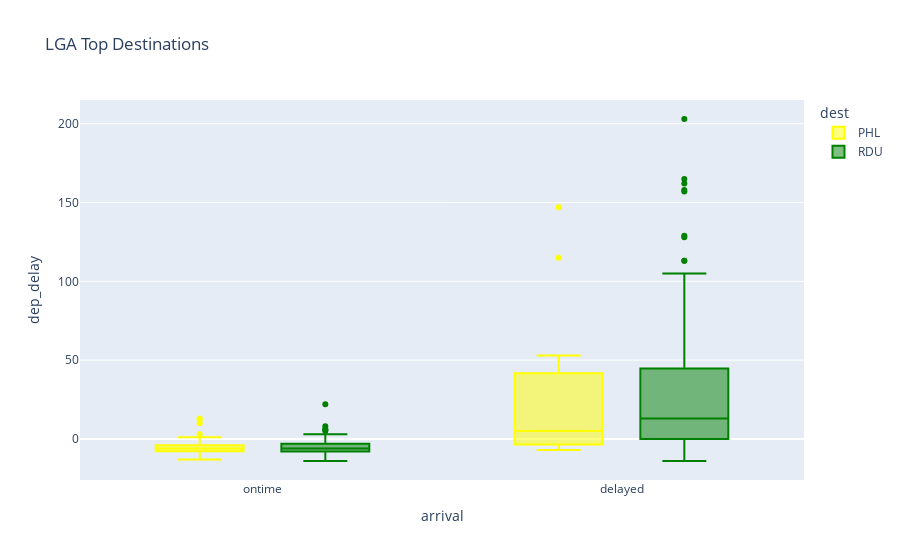
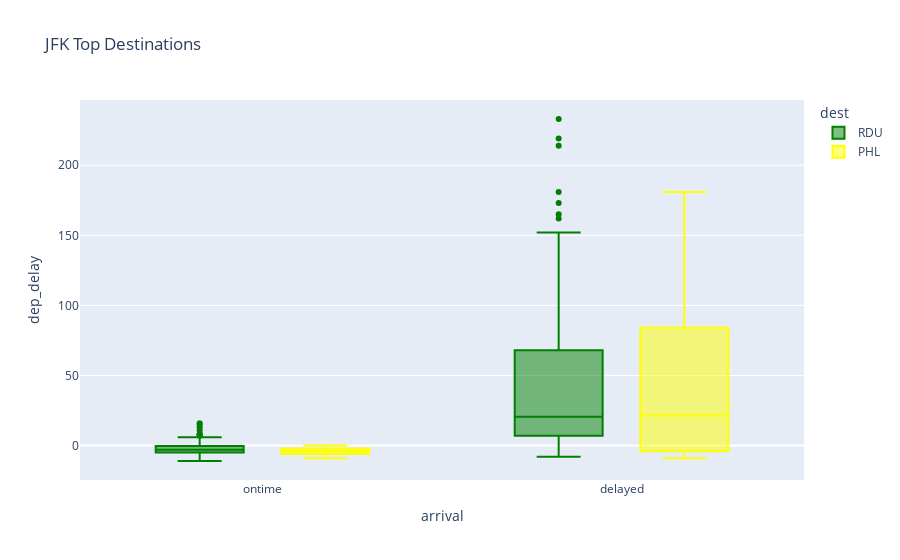
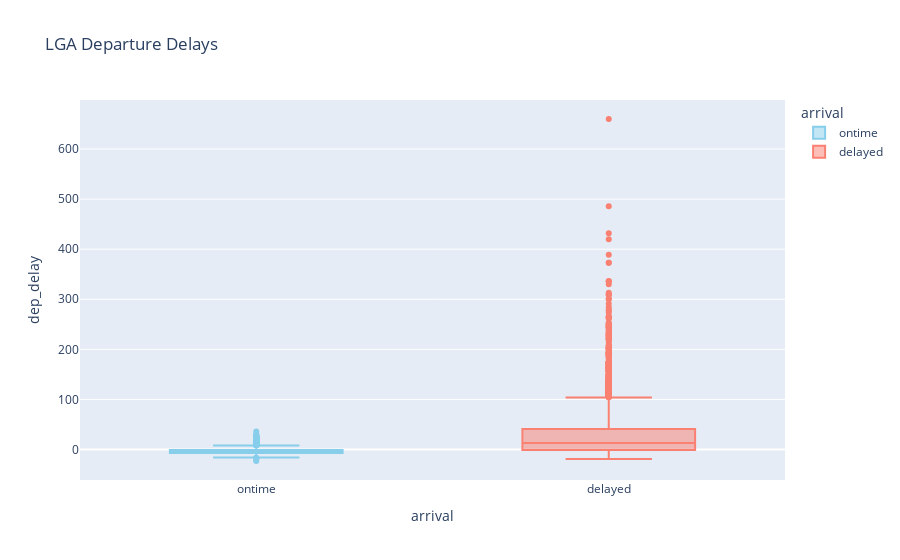
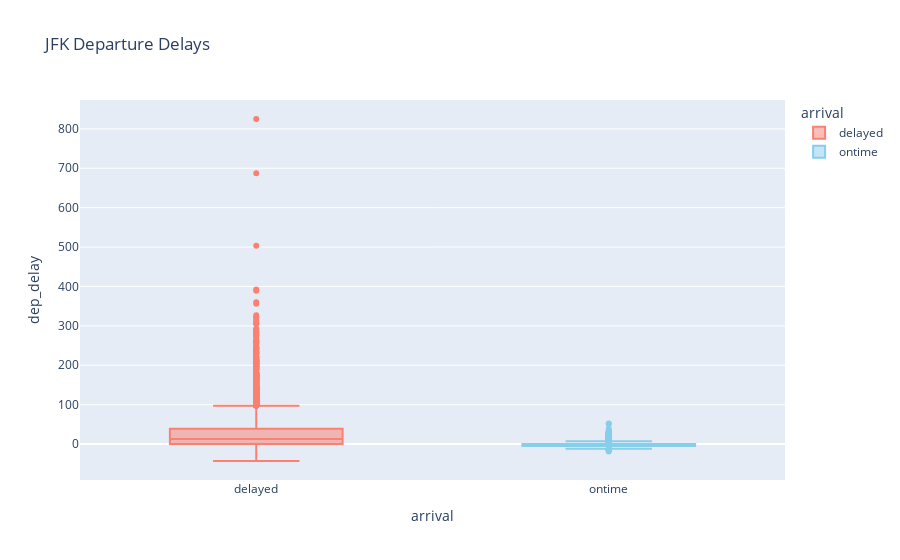

Source (notebook cell) for these figures, in order:
### Markdown cell above
### 7. Question 7 (15 pts)
#### Recreate the plot included below using the flights data. Do the best you can to get as close as possible to what you see here. Once you have created the visualization, in no more than one paragraph, describe what you think the point of this visualization might be.

#### Hint: The visualization uses the variable arrival, which is not included in the flights data frame. You will have to create arrival yourself, it is a categorical variable that is equal to "ontime" when arr_delay <= 0 and "delayed" when arr_delay > 0. Hint: I used a lambda with an if else inside.

### Code cell
DF['arrival']=DF['arr_delay'].apply(lambda x: 'ontime' if x <=0 else 'delayed')

Dec_flights = DF[DF['month']==12]
                    
destination=['PHL','RDU']
dec_dest=Dec_flights[Dec_flights['dest'].isin(destination)]

fig_lga = px.box(
    dec_dest[dec_dest['origin']=='LGA'],
    x='arrival',
    y='dep_delay',
    color='dest',  
    color_discrete_map={'PHL':'yellow','RDU':'green'},
    title='LGA Top Destinations'
)
fig_lga.show()

fig_jfk = px.box(
    dec_dest[dec_dest['origin']=='JFK'],
    x='arrival',
    y='dep_delay',
    color='dest', 
    color_discrete_map={'PHL':'yellow','RDU':'green'},
    title='JFK Top Destinations'
)
fig_jfk.show()



for airport in ['LGA','JFK','EWR']:
    fig = px.box(
        Dec_flights[Dec_flights['origin']==airport],
        x='arrival',
        y='dep_delay',
        color='arrival',
        color_discrete_map={'ontime':'skyblue','delayed':'salmon'},
        title=f'{airport} Departure Delays'
    )
    fig.show()

### Figure 1 — Plotly figure (JSON) as saved in the notebook; plotly's stock layout.template omitted (floating-point values rounded to 4 significant figures; data arrays with more than 128 entries replaced by an {"elided": "..."} marker saying what was removed)
{"data": [{"alignmentgroup": "True", "hovertemplate": "dest=PHL<br>arrival=%{x}<br>dep_delay=%{y}<extra></extra>", "legendgroup": "PHL", "marker": {"color": "yellow"}, "name": "PHL", "notched": false, "offsetgroup": "PHL", "orientation": "v", "showlegend": true, "type": "box", "x": ["ontime", "ontime", "delayed", "ontime", "ontime", "ontime", "ontime", "delayed", "ontime", "ontime", "delayed", "ontime", "delayed", "ontime", "delayed", "ontime", "ontime", "ontime", "delayed", "delayed", "ontime", "delayed", "delayed", "ontime", "delayed", "ontime", "delayed", "delayed", "ontime", "ontime", "delayed", "ontime", "ontime", "delayed", "ontime", "delayed", "ontime", "ontime", "delayed", "ontime", "delayed", "delayed", "ontime", "ontime", "ontime", "ontime", "delayed", "ontime", "delayed", "ontime", "ontime", "ontime", "ontime", "ontime", "ontime", "delayed", "ontime", "delayed", "ontime", "ontime", "ontime", "ontime", "ontime", "ontime", "delayed", "ontime", "ontime", "ontime", "ontime", "ontime", "delayed"], "x0": " ", "xaxis": "x", "y": [-6.0, -5.0, 1.0, -9.0, -8.0, 1.0, -2.0, -5.0, -7.0, -6.0, -2.0, -5.0, 147.0, -7.0, 47.0, -2.0, -13.0, -7.0, 4.0, NaN, -5.0, 5.0, 32.0, -4.0, 53.0, 13.0, -4.0, 33.0, -5.0, 12.0, 42.0, -4.0, -5.0, 2.0, -8.0, 45.0, -4.0, -6.0, 19.0, -6.0, -6.0, 115.0, 10.0, 1.0, 1.0, -2.0, 41.0, -8.0, -7.0, -8.0, -5.0, -8.0, 3.0, -9.0, -5.0, -4.0, -2.0, 25.0, -9.0, -11.0, -6.0, -6.0, -6.0, -13.0, 5.0, -5.0, -4.0, -8.0, -7.0, -6.0, -7.0], "y0": " ", "yaxis": "y"}, {"alignmentgroup": "True", "hovertemplate": "dest=RDU<br>arrival=%{x}<br>dep_delay=%{y}<extra></extra>", "legendgroup": "RDU", "marker": {"color": "green"}, "name": "RDU", "notched": false, "offsetgroup": "RDU", "orientation": "v", "showlegend": true, "type": "box", "x": {"elided": "279 str values"}, "x0": " ", "xaxis": "x", "y": {"elided": "279 float values"}, "y0": " ", "yaxis": "y"}], "layout": {"boxmode": "group", "legend": {"title": {"text": "dest"}, "tracegroupgap": 0}, "title": {"text": "LGA Top Destinations"}, "xaxis": {"anchor": "y", "domain": [0, 1], "title": {"text": "arrival"}}, "yaxis": {"anchor": "x", "domain": [0, 1], "title": {"text": "dep_delay"}}}}

### Figure 2 — Plotly figure (JSON) as saved in the notebook; plotly's stock layout.template omitted (floating-point values rounded to 4 significant figures; data arrays with more than 128 entries replaced by an {"elided": "..."} marker saying what was removed)
{"data": [{"alignmentgroup": "True", "hovertemplate": "dest=RDU<br>arrival=%{x}<br>dep_delay=%{y}<extra></extra>", "legendgroup": "RDU", "marker": {"color": "green"}, "name": "RDU", "notched": false, "offsetgroup": "RDU", "orientation": "v", "showlegend": true, "type": "box", "x": {"elided": "256 str values"}, "x0": " ", "xaxis": "x", "y": {"elided": "256 float values"}, "y0": " ", "yaxis": "y"}, {"alignmentgroup": "True", "hovertemplate": "dest=PHL<br>arrival=%{x}<br>dep_delay=%{y}<extra></extra>", "legendgroup": "PHL", "marker": {"color": "yellow"}, "name": "PHL", "notched": false, "offsetgroup": "PHL", "orientation": "v", "showlegend": true, "type": "box", "x": ["ontime", "ontime", "ontime", "ontime", "delayed", "delayed", "delayed", "delayed", "ontime", "delayed", "delayed", "delayed", "delayed", "delayed", "ontime", "ontime", "ontime", "ontime", "delayed", "delayed", "delayed", "ontime", "ontime", "delayed", "ontime"], "x0": " ", "xaxis": "x", "y": [-3.0, -4.0, -7.0, 0.0, 14.0, 114.0, 16.0, 27.0, -3.0, -4.0, NaN, NaN, 35.0, -9.0, -4.0, -5.0, -9.0, -7.0, 181.0, -7.0, NaN, -4.0, -1.0, 84.0, -1.0], "y0": " ", "yaxis": "y"}], "layout": {"boxmode": "group", "legend": {"title": {"text": "dest"}, "tracegroupgap": 0}, "title": {"text": "JFK Top Destinations"}, "xaxis": {"anchor": "y", "domain": [0, 1], "title": {"text": "arrival"}}, "yaxis": {"anchor": "x", "domain": [0, 1], "title": {"text": "dep_delay"}}}}

### Figure 3 — Plotly figure (JSON) as saved in the notebook; plotly's stock layout.template omitted (floating-point values rounded to 4 significant figures; data arrays with more than 128 entries replaced by an {"elided": "..."} marker saying what was removed)
{"data": [{"alignmentgroup": "True", "hovertemplate": "arrival=%{x}<br>dep_delay=%{y}<extra></extra>", "legendgroup": "ontime", "marker": {"color": "skyblue"}, "name": "ontime", "notched": false, "offsetgroup": "ontime", "orientation": "v", "showlegend": true, "type": "box", "x": {"elided": "4393 str values"}, "x0": " ", "xaxis": "x", "y": {"elided": "4393 float values"}, "y0": " ", "yaxis": "y"}, {"alignmentgroup": "True", "hovertemplate": "arrival=%{x}<br>dep_delay=%{y}<extra></extra>", "legendgroup": "delayed", "marker": {"color": "salmon"}, "name": "delayed", "notched": false, "offsetgroup": "delayed", "orientation": "v", "showlegend": true, "type": "box", "x": {"elided": "4674 str values"}, "x0": " ", "xaxis": "x", "y": {"elided": "4674 float values"}, "y0": " ", "yaxis": "y"}], "layout": {"boxmode": "overlay", "legend": {"title": {"text": "arrival"}, "tracegroupgap": 0}, "title": {"text": "LGA Departure Delays"}, "xaxis": {"anchor": "y", "categoryarray": ["ontime", "delayed"], "categoryorder": "array", "domain": [0, 1], "title": {"text": "arrival"}}, "yaxis": {"anchor": "x", "domain": [0, 1], "title": {"text": "dep_delay"}}}}

### Figure 4 — Plotly figure (JSON) as saved in the notebook; plotly's stock layout.template omitted (floating-point values rounded to 4 significant figures; data arrays with more than 128 entries replaced by an {"elided": "..."} marker saying what was removed)
{"data": [{"alignmentgroup": "True", "hovertemplate": "arrival=%{x}<br>dep_delay=%{y}<extra></extra>", "legendgroup": "delayed", "marker": {"color": "salmon"}, "name": "delayed", "notched": false, "offsetgroup": "delayed", "orientation": "v", "showlegend": true, "type": "box", "x": {"elided": "4814 str values"}, "x0": " ", "xaxis": "x", "y": {"elided": "4814 float values"}, "y0": " ", "yaxis": "y"}, {"alignmentgroup": "True", "hovertemplate": "arrival=%{x}<br>dep_delay=%{y}<extra></extra>", "legendgroup": "ontime", "marker": {"color": "skyblue"}, "name": "ontime", "notched": false, "offsetgroup": "ontime", "orientation": "v", "showlegend": true, "type": "box", "x": {"elided": "4332 str values"}, "x0": " ", "xaxis": "x", "y": {"elided": "4332 float values"}, "y0": " ", "yaxis": "y"}], "layout": {"boxmode": "overlay", "legend": {"title": {"text": "arrival"}, "tracegroupgap": 0}, "title": {"text": "JFK Departure Delays"}, "xaxis": {"anchor": "y", "categoryarray": ["delayed", "ontime"], "categoryorder": "array", "domain": [0, 1], "title": {"text": "arrival"}}, "yaxis": {"anchor": "x", "domain": [0, 1], "title": {"text": "dep_delay"}}}}
